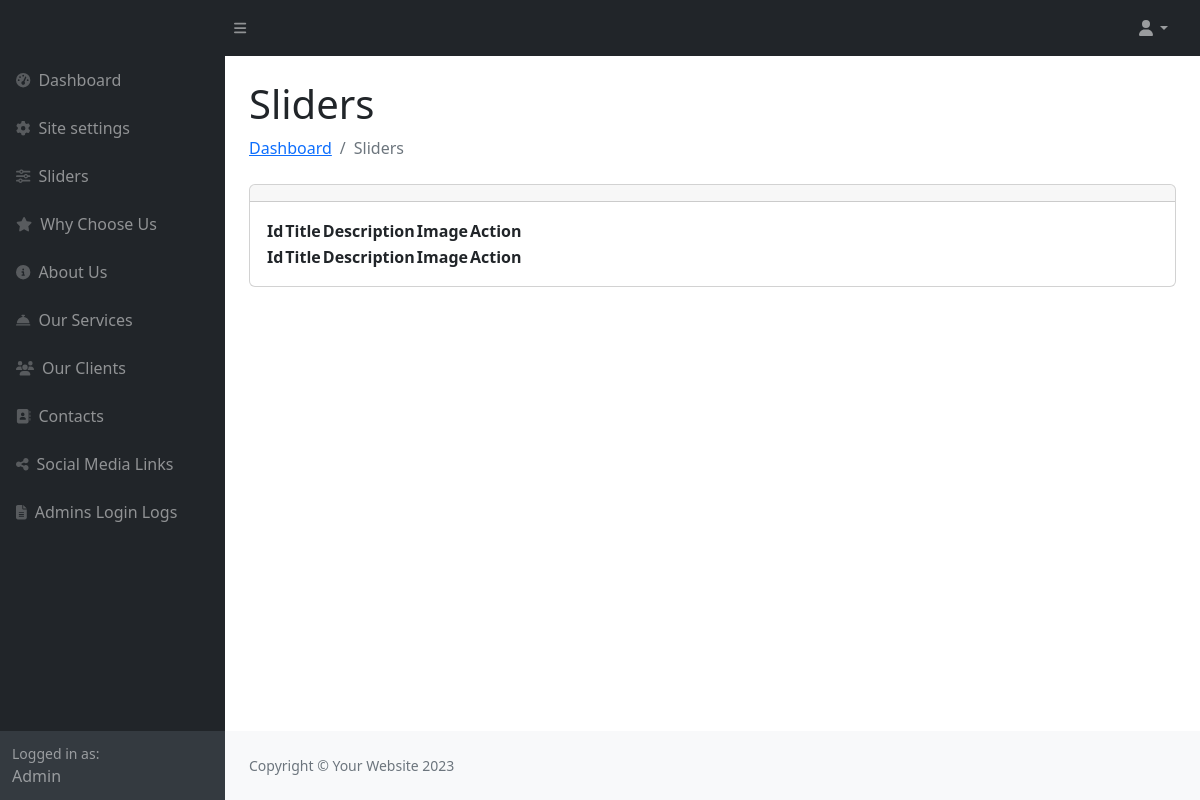
/index.php/admin/sliders, run on an earlier commit of the app's database.
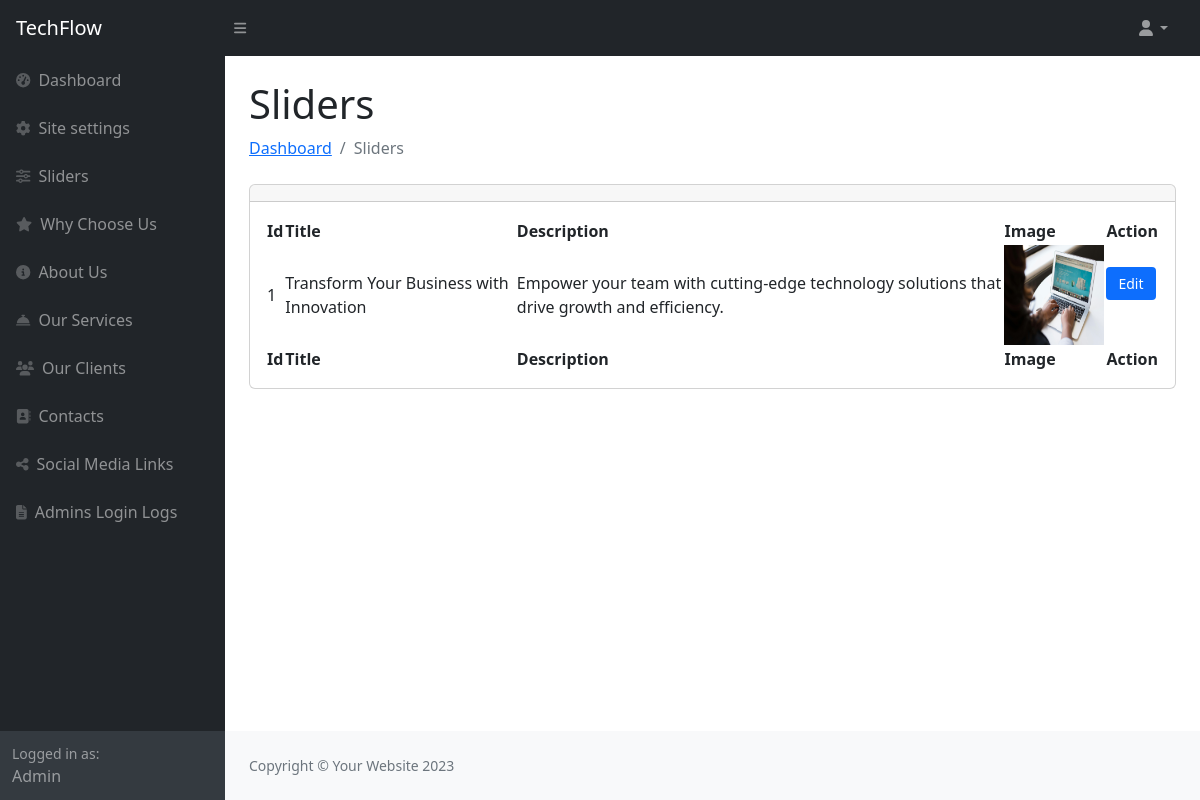
And on a later commit of the database.
### tables this page shows
CREATE TABLE `site_settings` (
  `id` int(11) NOT NULL,
  `site_title` varchar(100) DEFAULT NULL,
  `footer_description` varchar(100) DEFAULT NULL,
  `site_email` varchar(100) DEFAULT NULL,
  `logo` varchar(100) DEFAULT NULL,
  `fav_icon` varchar(100) DEFAULT NULL,
  `phone_number` varchar(100) DEFAULT NULL,
  `why_choose_title` varchar(100) DEFAULT NULL,
  `why_choose_desc` varchar(255) DEFAULT NULL,
  `our_service_title` varchar(100) DEFAULT NULL,
  `our_service_desc` varchar(255) DEFAULT NULL,
  `our_client_title` varchar(100) DEFAULT NULL,
  `our_client_desc` varchar(255) DEFAULT NULL,
  `contact_title` varchar(100) DEFAULT NULL,
  `contact_desc` varchar(255) DEFAULT NULL
);

CREATE TABLE `slider` (
  `id` int(11) NOT NULL,
  `title` varchar(100) DEFAULT NULL,
  `description` varchar(255) DEFAULT NULL,
  `image` varchar(255) DEFAULT NULL
);

### application/controllers/admin/Sliders.php (called while the page is built, shortened)
<?php
class Sliders extends CI_Controller
{
    public function __construct()
    {
        $this->load->library('form_validation');
        $this->load->model('Admin_model');
        $this->load->helper('form');
    }
    public function index()
    {
        $data['sliders'] = $this->Admin_model->get_data('slider');
        $this->load->view('admin/sliders', $data);
    }
}

### index.php (called while the page is built, shortened)
<?php
require_once BASEPATH . 'core/CodeIgniter.php';

### application/models/Admin_model.php (called while the page is built, shortened)
<?php
class Admin_model extends CI_Model
{
    public function get_data($table)
    {
        return $this->db->get($table)->result();
    }
}

### application/views/admin/sliders.php (the view, shortened to what this page needs)
<?php
$this->load->view('admin/includes/header');
$this->load->view('admin/includes/sidebar'); ?>
<div id="layoutSidenav_content">
    <main>
        <div class="container-fluid px-4">
            <h1 class="mt-4">Sliders</h1>
            <ol class="breadcrumb mb-4">
                <li class="breadcrumb-item"><a href="<?= base_url('admin/login') ?>">Dashboard</a></li>
                <li class="breadcrumb-item active">Sliders</li>
            </ol>
            <div class="card mb-4">
                <div class="card-header">
                </div>
                <div class="card-body">
                    <table id="datatablesSimple">
                        <thead>
                            <tr>
                                <th>Id</th>
                                <th>Title</th>
                                <th>Description</th>
                                <th>Image</th>
                                <th>Action</th>
                            </tr>
                        </thead>
                        <tfoot>
                            <tr>
                                <th>Id</th>
                                <th>Title</th>
                                <th>Description</th>
                                <th>Image</th>
                                <th>Action</th>
                            </tr>
                        </tfoot>
                        <tbody>
                            <?php
                            $sno = 1;
                            foreach ($sliders as $key => $value) {
                            ?>
                                <tr>
                                    <td><?= $sno ?></td>
                                    <td><?= $value->title ?></td>
                                    <td><?= $value->description ?></td>
                                    <td>
                                        <?php if (isset($value->image)) { ?>
                                            <img src="<?= base_url('uploads/') ?><?= $value->image ?>" width="100px" height="100px">
                                        <?php } else { ?>
                                            <img src="<?= base_url('uploads/dummy_image.jpg') ?>" width="100px" height="100px">
                                        <?php } ?>
                                    </td>
                                    <td>
                                        <a href="<?= base_url('admin/sliders/edit/') . $value->id ?>">
                                            <button class="add-button">
                                                Edit
                                            </button>
                                        </a>
                                        <br>
                                    </td>
                                </tr>
                            <?php
                                $sno++;
                            } ?>
                        </tbody>
                    </table>
                </div>
            </div>
        </div>
    </main>

### application/views/admin/includes/header.php (shortened to what this page needs)
<!DOCTYPE html>
<html lang="en">
<head>
    <?php $site_settings = $this->db->where('id', 1)->get('site_settings')->row() ?>
    <link href="https://cdn.jsdelivr.net/npm/simple-datatables@7.1.2/dist/style.min.css" rel="stylesheet" />
    <link href="<?= base_url() ?>assets/admin_assets/css/styles.css" rel="stylesheet" />
</head>
<body class="sb-nav-fixed">
    <nav class="sb-topnav navbar navbar-expand navbar-dark bg-dark">
        <a class="navbar-brand ps-3" href="<?= base_url('admin/login') ?>"><?= $site_settings->site_title ?></a>
        <button class="btn btn-link btn-sm order-1 order-lg-0 me-4 me-lg-0" id="sidebarToggle" href="#!"><i class="fas fa-bars"></i></button>
        <ul class="navbar-nav ms-auto ms-md-0 me-3 me-lg-4">
            <li class="nav-item dropdown">
                <a class="nav-link dropdown-toggle" id="navbarDropdown" href="#" role="button" data-bs-toggle="dropdown" aria-expanded="false"><i class="fas fa-user fa-fw"></i></a>
            </li>
        </ul>
    </nav>
    <div id="layoutSidenav">

What changed in the data, as far as the page shows it:
added site_settings: site_title "TechFlow"
added slider: title "Transform Your Business with Innovation", description "Empower your team with cutting-edge technology solutions that drive growth and efficiency.", image (picture)
